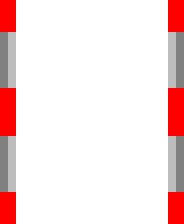
#> input picture boards/Day49.png, 23 x 28 px, given in place of Ground.png, which was not available (shown 8 times larger)
$ python ColorchargeGen.py ../../boards/Day49.png
#> lines starting #> are read from the running program, lines starting #| are printed output that depends on the picture; pictures that were not available may be replaced by others from this repository, and a replacement may not be noted
import math
import cmath
import numpy as np
import sys
from PIL import Image

red = 1
blue = math.e**(math.pi * 2j / 3)
green = math.e**(-math.pi * 2j / 3)

tiles = 8
gammaInv = 1.0 / 2.2

for a in sys.argv:
	p = a.find("=")
	if p > 0 and p < len(a) - 1:
		arg = a[0:p]
		val = a[p + 1:]
		if arg == "t":
			tiles = int(val)
		if arg == "g":
			gammaInv = 1.0 / float(val)

colors = []

def addcol(c):
	for x in colors:
		if(abs(x - c) < 0.01):
			return
	colors.append(c)

for r in range(1 + tiles):
	for g in range(1 + tiles - r):
		for b in range(1 + tiles - r - g):
			col = red * r + green * g + blue * b
			addcol(col)

for i in range(len(colors)):
	c = colors[i]
	num_abs = round(abs(c)**2)
	sq = math.sqrt(num_abs)
	txt = "num_"
	if sq == int(sq):
		txt += str(int(sq))
	else:
		txt += "sqrt_" + str(num_abs)
	colors[i] = [txt, cmath.phase(c) * 180 / math.pi]

def colorMix(n):
	return n ** gammaInv, (1 - n) ** gammaInv

def phaseToHex(phase):
	if phase < 0:
		phase += 360
	r = 0
	g = 0
	b = 0
	if phase < 120:
		b, r = colorMix(phase / 120)
	elif phase < 240:
		g, b = colorMix(phase / 120 - 1)
	else:
		r, g = colorMix(phase / 120 - 2)
	return [r, g, b]

ground = Image.open("../Ground.png").convert("RGBA").split()
ground_R = np.array(ground[0])
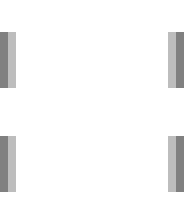
#> ground_R: shape (28, 23) (shown 8 times larger); min 128, max 255, mean 246.6
ground_G = np.array(ground[1])
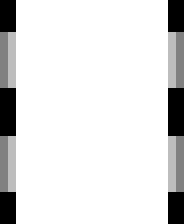
#> ground_G: shape (28, 23) (shown 8 times larger); min 0, max 255, mean 224.4
ground_B = np.array(ground[2])

def mix(g, h, a):
	#res = g + (h * 255 - g) * a
	res = g.copy()
	res[a > 0.5] = h  * 255
	res[res < 0] = 0
	res[res > 255] = 255
	return res.astype(np.uint8)

for c in colors:
	h = phaseToHex(c[1])
	if c[0] == "num_0":
		h = [0.2, 0.2, 0.2]
	target = c[0] + "__" + str(int((c[1] + 360) % 360)) + ".png"
	print(c[0] + " in " + str(h) + " as " + target)
	number = Image.open(c[0] + ".png").convert("RGBA")
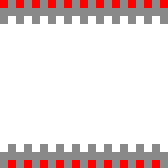
#> input picture boards/Day50.png, 21 x 21 px, given in place of num_0.png, which was not available (shown 8 times larger)
	alpha = np.array(number.split()[3]) / 255.0
#> alpha: shape (21, 21) float64; every value is 1

	tile_R = mix(ground_R, h[0], alpha)
#> (the run stopped early here; a loop or call above may not have finished)
